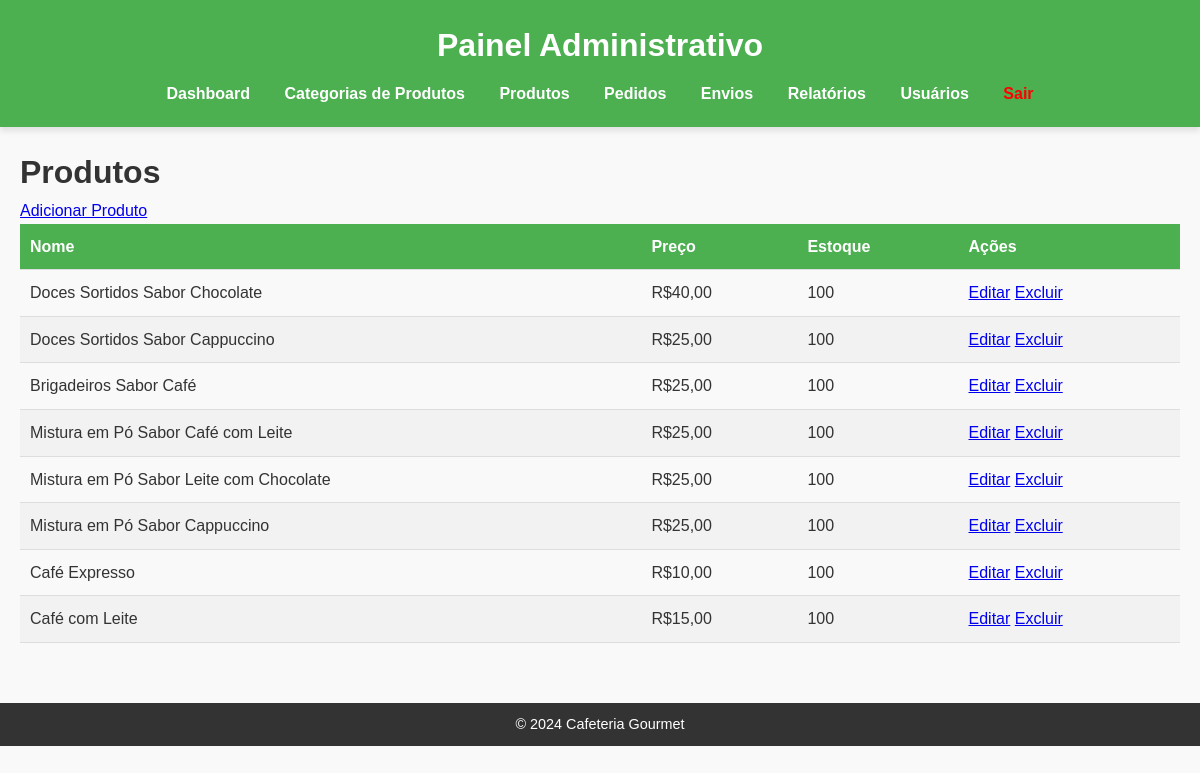
/cms/products/list.php (signed in), run on the app's committed database.
### tables this page shows
CREATE TABLE `products` (
  `id` int(11) NOT NULL,
  `name` varchar(255) NOT NULL,
  `description` text DEFAULT NULL,
  `price` decimal(10,2) NOT NULL,
  `stock` int(11) NOT NULL DEFAULT 0,
  `image` varchar(255) DEFAULT NULL,
  `category_id` int(11) DEFAULT NULL,
  `created_at` timestamp NULL DEFAULT current_timestamp(),
  `updated_at` timestamp NULL DEFAULT current_timestamp() ON UPDATE current_timestamp()
);

### cms/products/list.php (the view, shortened to what this page needs)
<?php
require '../includes/db.php';
$stmt = $pdo->query('SELECT * FROM products');
$products = $stmt->fetchAll();
?>
<?php include '../header_admin.php'; ?>
    <h1>Produtos</h1>
    <a href="create.php">Adicionar Produto</a>
    <table>
        <thead>
            <tr>
                <th>Nome</th>
                <th>Preço</th>
                <th>Estoque</th>
                <th>Ações</th>
            </tr>
        </thead>
        <tbody>
            <?php foreach ($products as $product): ?>
                <tr>
                    <td><?php echo htmlspecialchars($product['name']); ?></td>
                    <td>R$<?php echo number_format($product['price'], 2, ',', '.'); ?></td>
                    <td><?php echo $product['stock']; ?></td>
                    <td>
                        <a href="edit.php?id=<?php echo $product['id']; ?>">Editar</a>
                        <a href="delete.php?id=<?php echo $product['id']; ?>" onclick="return confirm('Deseja excluir?');">Excluir</a>
                    </td>
                </tr>
            <?php endforeach; ?>
        </tbody>
    </table>
<?php include '../footer_admin.php'; ?>

### cms/assets/style.css (style rules this page uses)
* { margin: 0; padding: 0; box-sizing: border-box; }
body { font-family: 'Arial', sans-serif; line-height: 1.6; color: #333; background-color: #f9f9f9; margin: 0; }
table { width: 100%; border-collapse: collapse; margin-bottom: 20px; }
table th, table td { padding: 10px; text-align: left; border-bottom: 1px solid #ddd; }
table th { background-color: #4CAF50; color: #fff; }
table tr:nth-child(even) { background-color: #f2f2f2; }

### data on the page
products: name "Doces Sortidos Sabor Chocolate", price "40,00", stock "100"
products: name "Doces Sortidos Sabor Cappuccino", price "25,00", stock "100"
products: name "Brigadeiros Sabor Café", price "25,00", stock "100"
products: name "Mistura em Pó Sabor Café com Leite", price "25,00", stock "100"
products: name "Mistura em Pó Sabor Leite com Chocolate", price "25,00", stock "100"
products: name "Mistura em Pó Sabor Cappuccino", price "25,00", stock "100"
products: name "Café Expresso", price "10,00", stock "100"
products: name "Café com Leite", price "15,00", stock "100"
